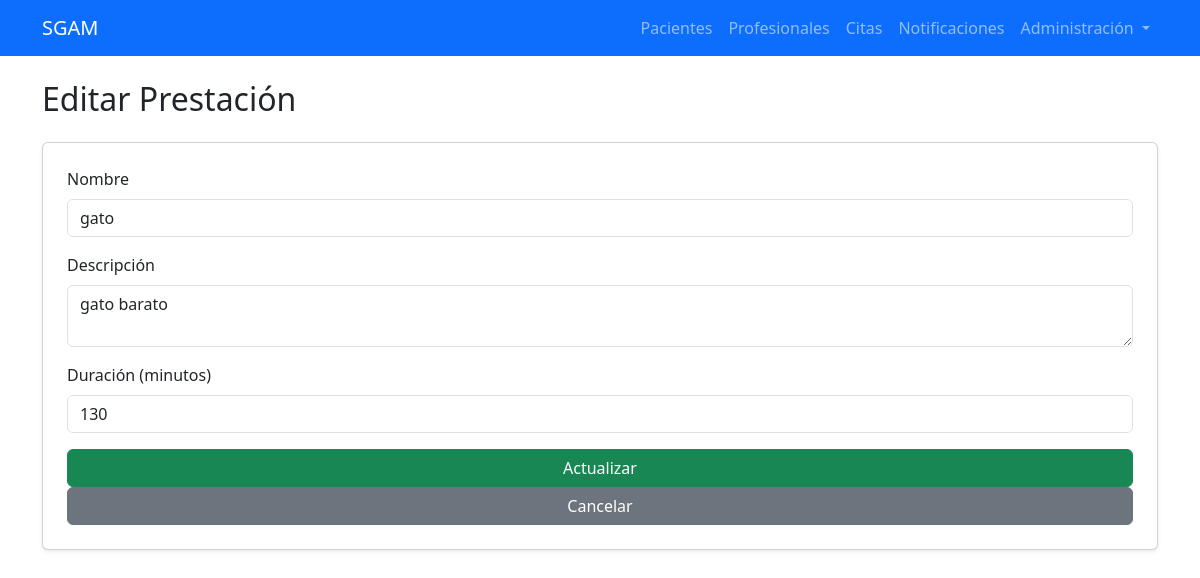
/citas/prestaciones/editar/1/, run on the app's committed database.
### agenda/models.py (models this page shows, shortened)
class Prestacion(models.Model):
    nombre = models.CharField(max_length=100)
    descripcion = models.TextField()
    duracion_minutos = models.IntegerField()

### agenda/views.py (the view)
# urls.py: path('prestaciones/editar/<int:id>/', views.editar_prestacion, name='editar_prestacion'),
def editar_prestacion(request, id):
    prestacion = get_object_or_404(Prestacion, id=id)
    if request.method == "POST":
        prestacion.nombre = request.POST.get("nombre")
        prestacion.descripcion = request.POST.get("descripcion")
        prestacion.duracion_minutos = request.POST.get("duracion_minutos")
        prestacion.save()
        return redirect("listar_prestaciones")
    return render(request, "agenda/prestacion/editar_prestacion.html", {
        "prestacion": prestacion
    })

### templates/agenda/prestacion/editar_prestacion.html (shortened to what this page needs)
{% extends "base.html" %}
{% block content %}
<h2 class="mb-4">Editar Prestación</h2>
<form method="post">
	<div class="card shadow-sm p-4">
		<div class="mb-3">
			<label class="form-label">Nombre</label>
			<input type="text" class="form-control" name="nombre" value="{{ prestacion.nombre }}">
		</div>
		<div class="mb-3">
			<label class="form-label">Descripción</label>
			<textarea class="form-control" name="descripcion">{{ prestacion.descripcion }}</textarea>
		</div>
		<div class="mb-3">
			<label class="form-label">Duración (minutos)</label>
			<input type="number" class="form-control" name="duracion_minutos" value="{{ prestacion.duracion_minutos }}">
		</div>
		<button class="btn btn-success">Actualizar</button>
		<a href="{% url 'listar_prestaciones' %}" class="btn btn-secondary">Cancelar</a>
	</div>
</form>
{% endblock %}

### data on the page
Prestacion: nombre "gato", descripcion "gato barato", duracion_minutos "130"
